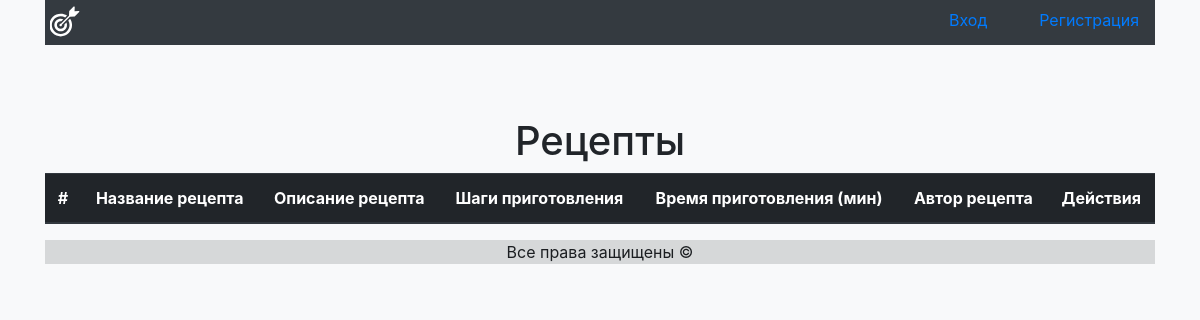
Page /recipes/ on the earlier database version.
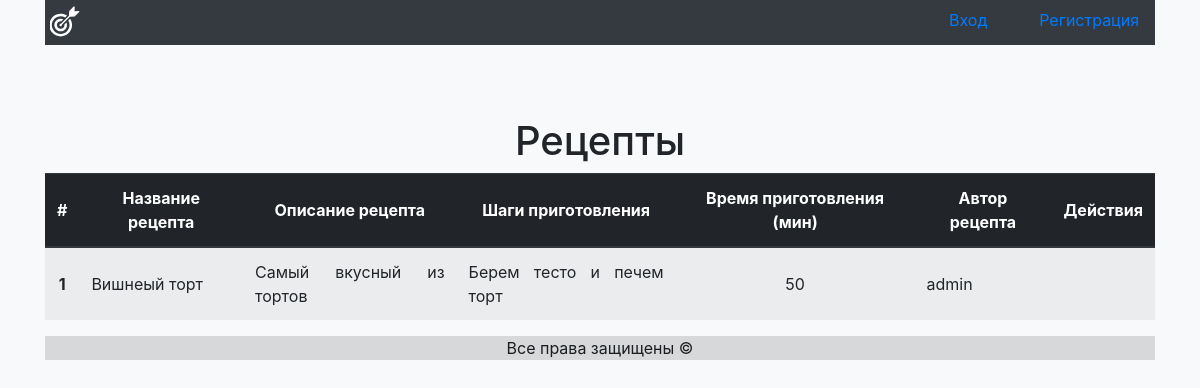
Same page on the later database version.
### website/models.py (models this page shows, shortened)
class Recipe(models.Model):
    name = models.CharField(max_length=100, unique=True)
    description = models.CharField(max_length=255, blank=True, null=True)
    roadmap = models.CharField(max_length=255, blank=True, null=True)
    req_time = models.IntegerField(default=1, validators=[MinValueValidator(1)])
    image = models.CharField(max_length=255, blank=True, null=True)
    author = models.ForeignKey(User, on_delete=models.CASCADE)

### website/views.py (the view)
# urls.py: path('recipes/', Recipes.as_view(), name='recipes'),
class Recipes(View):
    def get(self, request):
        recipes = Recipe.objects.all()
        context = {'recipes': recipes,
                   }
        return render(request, 'website/recipes.html', context)

### website/templatetags/make_shorter.py (called while the page is built)
@register.filter()
def make_shorter(filtering_str, filtering_width=100):
    return textwrap.shorten(filtering_str, width=filtering_width, placeholder="...")

### website/templates/website/recipes.html (shortened to what this page needs)
{% extends 'website/base.html' %}
{% load make_shorter %}
{% block header %}
<h1>
Рецепты
</h1>
{% endblock %}
{% block content %}
<div class="text-body text-justify">
    <table class="table table-hover table-striped">
        <thead class="thead-dark">
            <tr>
                <th class="text-center align-middle" scope="col">#</th>
                <th class="text-center align-middle" scope="col">Название рецепта</th>
                <th class="text-center align-middle" scope="col">Описание рецепта</th>
                <th class="text-center align-middle" scope="col">Шаги приготовления</th>
                <th class="text-center align-middle" scope="col">Время приготовления (мин)</th>
                <th class="text-center align-middle" scope="col">Автор рецепта</th>
                <th class="text-center align-middle" scope="col">Действия</th>
            </tr>
        </thead>
        <tbody>
            {% for recipe in recipes %}
                <tr>
                    <th scope="row" class="text-center align-middle">{{ forloop.counter }}</th>
                    <td class="align-middle">{{ recipe.name }}</td>
                    <td class="align-middle">{{ recipe.description|make_shorter:120 }}</td>
                    <td class="align-middle">{{ recipe.roadmap|make_shorter:120 }}</td>
                    <td class="text-center align-middle">{{ recipe.req_time }}</td>
                    <td class="align-middle">{{ recipe.author.get_full_name|default:recipe.author.username }}</td>
                    <td class="text-center align-middle">
                    </td>
                </tr>
            {% endfor %}
        </tbody>
    </table>
</div>
{% endblock %}

Differences in the rows shown:
now on this page (row edited): Recipe: name "Вишнеый торт", description|make_shorter "Самый вкусный из тортов", roadmap|make_shorter "Берем тесто и печем торт", req_time "50", author.get_full_name "admin"
